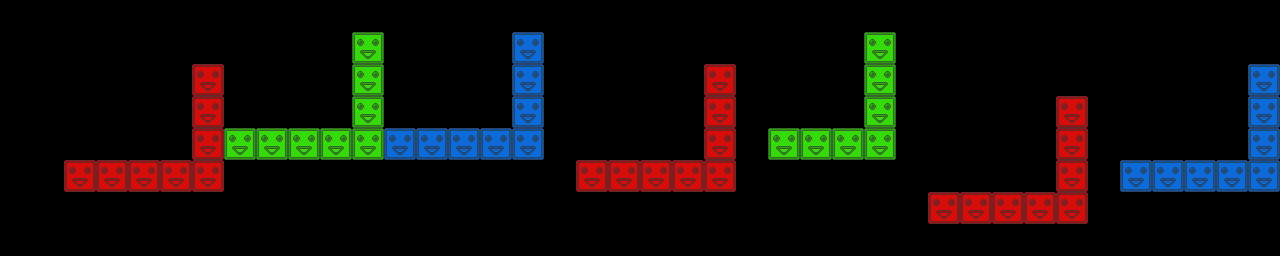

A level layout from a 2D game, rendered from its tile map. Below: a short description, then the map file with tile-grid data replaced by summaries:
An orthogonal 40x8 tile map with 32x32 px tiles, 3 tile layers (red, green, blue) and 10 objects.

<map version="1.0" orientation="orthogonal" renderorder="right-down" width="40" height="8" tilewidth="32" tileheight="32">
 <tileset firstgid="1" name="blocks" tilewidth="32" tileheight="32">
  <image source="blocks.png" width="96" height="32" />
 </tileset>
 <layer name="red" width="40" height="8">
  <data>[320 cells, 24 non-empty, 1 distinct tile ids]</data>
 </layer>
 <layer name="green" width="40" height="8">
  <data>[320 cells, 15 non-empty, 1 distinct tile ids]</data>
 </layer>
 <layer name="blue" width="40" height="8">
  <data>[320 cells, 16 non-empty, 1 distinct tile ids]</data>
 </layer>
 <objectgroup name="crystals">
  <object x="160" y="118">
   <ellipse />
  </object>
  <object x="309" y="100">
   <ellipse />
  </object>
  <object x="476" y="100">
   <ellipse />
  </object>
  <object x="637" y="130">
   <ellipse />
  </object>
  <object x="810" y="98">
   <ellipse />
  </object>
  <object x="992" y="157">
   <ellipse />
  </object>
  <object x="1173" y="119">
   <ellipse />
  </object>
 </objectgroup>
 <objectgroup name="spikes">
  <object x="105" y="115">
   <ellipse />
  </object>
  <object x="425" y="63">
   <ellipse />
  </object>
  <object x="936" y="147">
   <ellipse />
  </object>
 </objectgroup>
</map>
